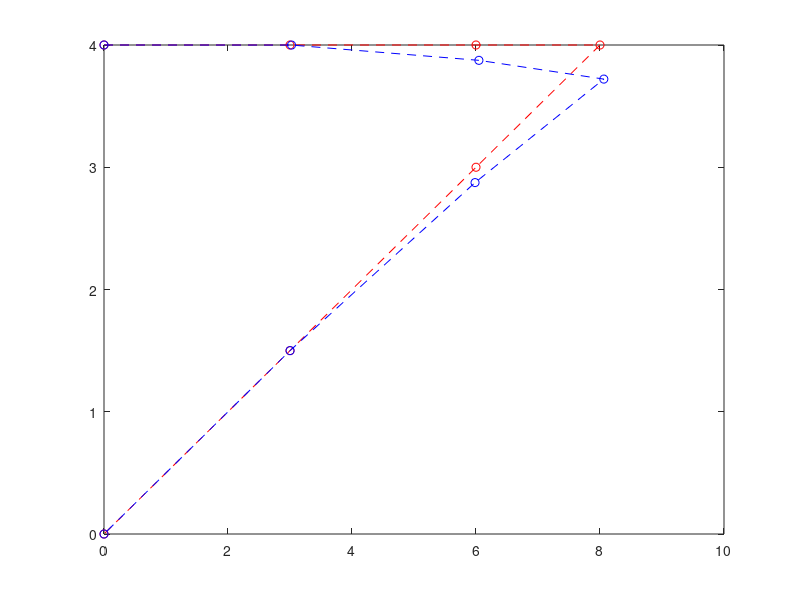

The MATLAB source for this figure:
% Input
E = 200e6;
elementCount = 10;
nodeCount = 7;

areaVector = 8e-3*ones(elementCount,1);
% AB, BC, CD, DE, EG, GH, AG, BG, BE, CE
% 1 m down from C, so E is (6,3)
AB = 3;
BC = 3;
CD = 2;
DE = CD*asecd(26.7);
DH = sqrt(8^2 + 4^2);
GH = sqrt(3^2 + 1.5^2);
EG = DH - DE - GH;
AG = 2.5*acscd(39.8);
BG = 2.5;
BE = 1*acscd(18.4);
CE = 1;
lengthVector = [AB;BC;CD;DE;EG;GH;AG;BG;BE;CE];
angleVector = [0;0;0;180+26.7;180+26.7;180+26.7;360-39.8;90;360-18.4;90];
positionVector = [0;4;3;4;6;4;8;4;6;3;3;1.5;0;0] % ABCDEGH

nodeVector = [1;2;2;3;3;4;4;5;5;6;6;7;1;6;6;2;2;5;5;3]; % AB, BC, CD, DA, DB
displacementVector = zeros(2*nodeCount,1);
forceVector = zeros(2*nodeCount,1);
forceVector(7) = 12e3; % F2
forceVector(9) = +1.5e3; % F1
% DE, EG,

stiffnessGlobal = zeros(2*nodeCount,2*nodeCount);

function stiffnessLocal = localStiffnessGenerator(E,A,l,theta);
    stiffnessConstant = E*A/l;
    R = [cosd(theta) -sind(theta); sind(theta) cosd(theta)];
    stiffnessMatrix = [stiffnessConstant 0 -stiffnessConstant 0; zeros(1,4);-stiffnessConstant 0 stiffnessConstant 0; zeros(1,4)];
    R4 = [R zeros(2,2); zeros(2,2) R];
    stiffnessLocal = R4*stiffnessMatrix*R4';
end
function stiffnessLocalGlobal = local2Global(stiffnessLocal,node1,node2,nodeCount)
    stiffnessLocalGlobal = zeros(2*nodeCount,2*nodeCount);
    i = 2*node1 - 1;
    j = 2*node2 - 1;
    stiffnessLocalGlobal(i:(i+1),i:(i+1)) = stiffnessLocal(1:2,1:2);
    stiffnessLocalGlobal(i:(i+1),j:(j+1)) = stiffnessLocal(1:2,3:4);
    stiffnessLocalGlobal(j:(j+1),i:(i+1)) = stiffnessLocal(3:4,1:2);
    stiffnessLocalGlobal(j:(j+1),j:(j+1)) = stiffnessLocal(3:4,3:4);
end
function forceAxial = tension(stiffnessLocal,theta,displacementSelected)
    R = [cos(theta) -sin(theta); sin(theta) cos(theta)];
    R4 = [R zeros(2,2); zeros(2,2) R];
    displacementLocal = R4'*displacementSelected;
    forceAxial = stiffnessLocal*displacementLocal;
end
% Looping through the entire structure.
A = 0; theta = 0; l = 0; stiffnessLocal = zeros(4,4);
for element = 1:elementCount % For first three bars
    A = areaVector(element);
    theta = angleVector(element);
    l = lengthVector(element);
    stiffnessLocal = localStiffnessGenerator(E,A,l,theta);
    nodeCounter = element*2 - 1;
    stiffnessLocalGlobal = local2Global(stiffnessLocal,nodeVector(nodeCounter),nodeVector(nodeCounter+1),nodeCount);
    stiffnessGlobal += stiffnessLocalGlobal;
end

% Applying Boundary Conditions,
range = [3:nodeCount*2-2]
forceEval = forceVector(range);
displacementEval = displacementVector(range);
stiffnessEval = stiffnessGlobal(range,range);
displacementEval = stiffnessEval\forceEval;

displacementVector(range) = displacementEval;
forceVector = stiffnessGlobal*displacementVector;

positionVectorNew = positionVector + displacementVector;
plot(positionVector(1:2:end),positionVector(2:2:end),'--or');
hold on;
plot(positionVectorNew(1:2:end),positionVectorNew(2:2:end),'--ob');

forceAxial = zeros(4,1);
% 2 Finding Axial Forces
nodeAxialForces =  zeros(nodeCount,1);
for element = 1:elementCount
    A = areaVector(element);
    theta = angleVector(element);
    l = lengthVector(element);
    nodeCounter = element*2 - 1;
    stiffnessLocal = localStiffnessGenerator(E,A,l,theta);
    displacementVectorSelected = zeros(4,1);
    displacementVectorSelected(1:2) = displacementVector(nodeVector(nodeCounter):(nodeVector(nodeCounter))+1);
    displacementVectorSelected(3:4) = displacementVector(nodeVector(nodeCounter+1):(nodeVector(nodeCounter+1))+1);
    forceAxial = tension(stiffnessLocal,theta,displacementVectorSelected);
    nodeAxialForces(nodeVector(nodeCounter)) += forceAxial(1);
    nodeAxialForces(nodeVector(nodeCounter+1)) += forceAxial(3);
end
% Calculating Stresses And Strains
stressVector = nodeAxialForces/A;
strainVector = displacementVector/l;
